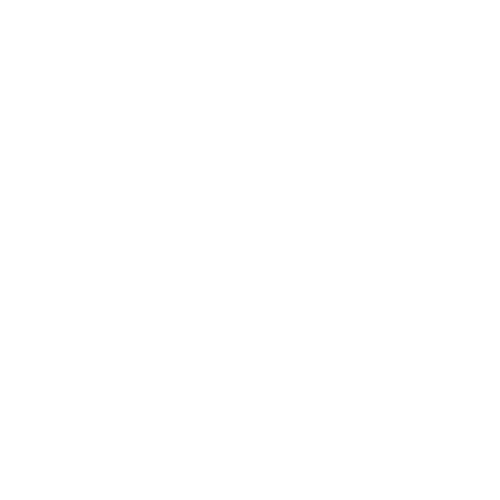
Frame 1 (no input)
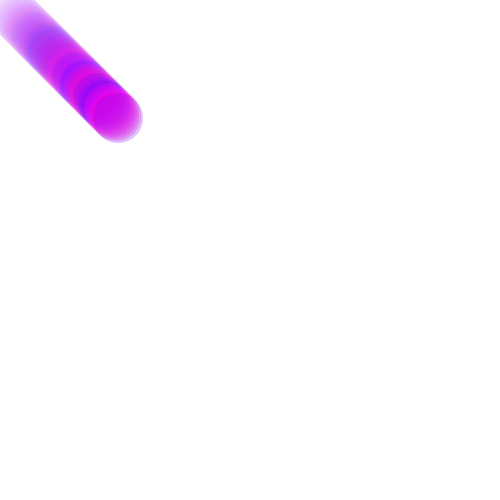
Frame 60 (the mouse pressed at the canvas centre just before this capture)
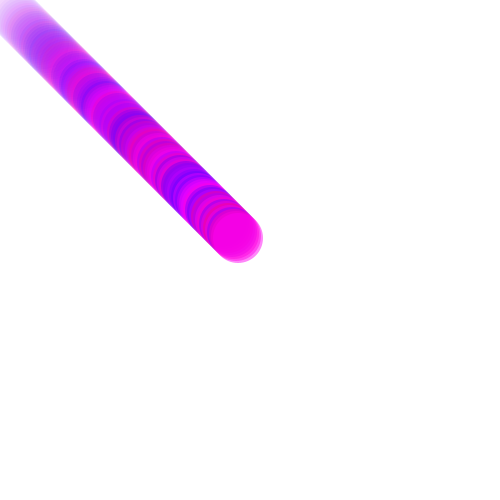
Frame 120 (the mouse held since frame 60 and released just before this capture)

The Processing sketch that drew these frames (run headless with seeded random() and noise(); from frame 60 on, the mouse is pressed at the canvas centre):

// Processing sketch: pena_BouncingNerdsCandy
// ── pena_BouncingNerdsCandy.pde
float x;
float y;
float xSpeed;
float ySpeed;

void setup() {
  size(500, 500);
  background(255);
  colorMode(HSB, width, 100, 100, height);
  x = 0;
  y = 0;
  xSpeed = 2;
  ySpeed = 2;
}
void draw() {
  fill(random(width*.708,width*.917), 100, 100, y);
  noStroke();
  ellipse(x, y, 50, 50);
  x += xSpeed;
  y += ySpeed;
  if (x >= width) {
    xSpeed = xSpeed*random(-1.2,-.8);
  }

  if (x <= 0) {
    xSpeed = xSpeed*random(-1.2,-.8);
  }
  if (y >= height) {
    ySpeed = ySpeed*random(-1.2,-.8);
  }
  if (y <= 0) {
    ySpeed = ySpeed*random(-1.2,-.8);
  }
}
